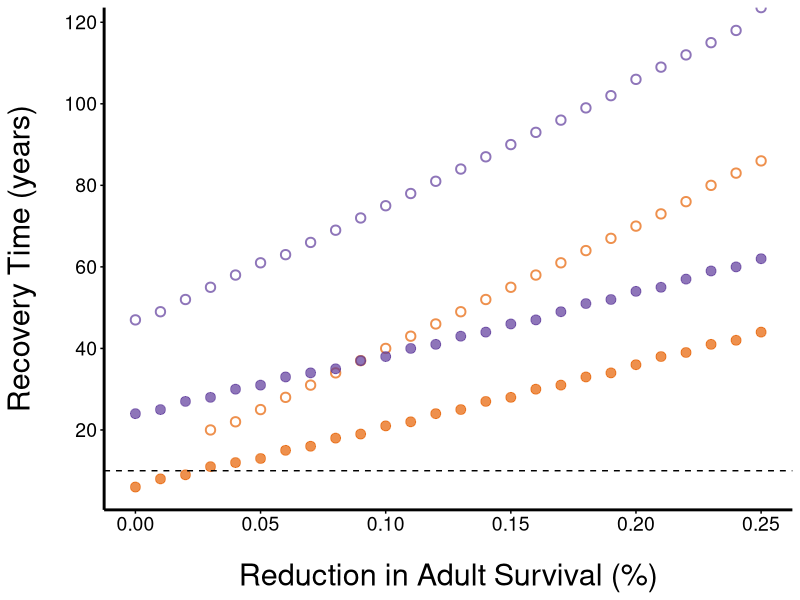

Write R code to recreate this figure.
#life table response analysis for PUMA

install.packages("ggplot2") #if not already installed
library (ggplot2)


#annual survival rates from Brown, C. R., D. A. Airola, and S. Tarof (2021). Purple Martin (Progne subis), version 2.0. In Birds of the World (P. G. Rodewald, Editor). Cornell Lab of Ornithology, Ithaca, NY, USA. https://doi-org.silk.library.umass.edu/10.2173/bow.purmar.02
surv_adult = 0.63 #annual survival of adults age 2-5 years
surv_subadult = 0.48 #annual survival of adults age 1 (subadults)
surv_fledge = 0.27 #annual survival of fledglings to first year

#clutch sizes in N. Texas from Brown, C. R. (1978c). Clutch size and reproductive success of adult and subadult Purple Martins. Southwestern Naturalist 23: 597–604.
clutch_adult = 4.97
clutch_subadult = 4.11

#egg success (probability of egg surviving to chick fledging) 
egg_success = 0.71 #average for TX and for LA from PMCA data across all years
egg_success_TX_storm = 0.67 #average egg success in 2021 for TX
egg_success_LA_storm = 0.53 #average egg success in 2021 for LA

###################################################################
###to maintain a stable population given average adult survival

#number of time steps to simulate
timesteps = 100

#initiate an empty data frame to store output
life.table = data.frame(time = 0:timesteps, n_adults = NA, n_subadults = NA, n_fledge = NA, n_eggs = NA) 

#starting adult population size
n_adult_start = 1000 
life.table$n_adults[1] <- n_adult_start

for (i in 0:timesteps) {
	#number of adults at time t=i:
		n_adults = life.table$n_adults[life.table$time==i] 
	#annual attrition in adults is equal to number of adults at time t=i minus the number of adults that survive, given annual survival rate:
		n_adult_deaths = n_adults - (n_adults * surv_adult) 
	#number of subadults needed to compensate for adult mortality given annual survival of subadults:
		n_subadults = n_adult_deaths / surv_subadult 
	#number of fledglings needed to compensate for subadult mortality given annual survival of fledglings:
		n_fledge = n_subadults / surv_fledge 
	#number of eggs produced given the # of adult and subadult pairs and their respective clutch sizes:
		n_eggs = ((n_adults/2)* clutch_adult) + ((n_subadults/2)* clutch_subadult) 
	#number of individuals in each age class at time t=i:
		life.table[life.table$time==i,] <- c(i, n_adults, n_subadults, n_fledge, n_eggs)
	#number of adults at time t=i+1 is equal to number of adults at time t=i x survival of adults plus number of subadults at t=i x survival of subadults:
		life.table$n_adults[life.table$time==i+1] <- (life.table$n_adults[life.table$time==i]* surv_adult) + (life.table$n_subadults[life.table$time==i]* surv_subadult)
}

life.table #this just demonstrates the number of individuals required in each age class to maintain a stable population over time

####################################################################################################

####to maintain a stable/growing population in TX, incorporating avereage egg success

#initiate an empty data frame to store output
life.table.TX = data.frame(time = 0:timesteps, n_adults = NA, n_subadults = NA, n_fledge = NA, n_eggs = NA) 

#now time t=1 is equal to the values needed to maintain a stable population as they were just calculated
life.table.TX[1,] <- life.table[1,] 

for (i in 1:timesteps) {
	#number of adults at time t=i is equal to number of adults at time t=i-1 x survival of adults plus number of subadults at t=i-1 x survival of subadults:
		life.table.TX$n_adults[life.table.TX$time==i] = (life.table.TX$n_adults[life.table.TX$time==i-1]* surv_adult) + (life.table.TX$n_subadults[life.table.TX$time==i-1]* surv_subadult)
	#number of subadults at time t=i is equal to number of fledglings at time t=i-1 x survival of fledglings:
		life.table.TX$n_subadults[life.table.TX$time==i] = life.table.TX$n_fledge[life.table.TX$time==i-1]* surv_fledge
	#number of eggs at time t=i is equal to number of adults at time t=i x clutch size of adults plus number of subadults at time t=i x clutch size of subadults :
		life.table.TX$n_eggs[life.table.TX$time==i] = ((life.table.TX$n_adults[life.table.TX$time==i]/2)* clutch_adult) + ((life.table.TX$n_subadults[life.table.TX$time==i]/2)* clutch_subadult) #number of eggs produced given the # of adults and 1st years and their respective clutch sizes
	#number of fledglings at time t=i is equal to number of eggs at time t=i x egg success:
		life.table.TX$n_fledge[life.table.TX$time==i] = life.table.TX$n_eggs[life.table.TX$time==i]* egg_success
}

####################################################################################################

####storm decrement in TX w/ reduced adult survival and nest success in year 1 followed by average egg success

#initiate an empty data frame to store output of time to recovery for different simulated values of adult mortality
TX_recovery <- data.frame(time=rep(NA,26), mortality=rep(NA,26))

#initiate an empty data frame to store output for each instance of adult mortality
life.table.TX.storm = data.frame(time = 0:timesteps, n_adults = NA, n_subadults = NA, n_fledge = NA, n_eggs = NA)

#now time t=1 is equal to the values needed to maintain a stable population in the initial scenario
life.table.TX.storm[1,] <- life.table.TX[1,]

for (j in 1:26) { #for 26 values of adult mortality rate ranging from 0 to 0.25
	#simulated value of adult mortality for this iteration:
		adult_storm_mortality = (j-1)*0.01
		for (i in 1:timesteps) {
			#the storm occurs in timestep t=1
			if (i==1) {
				#adult mortality is reduced at time t=1 such that the number of adults at time t=i is equal to number of adults at time t=i-1 x (annual survival of adults - mortality rate) plus number of subadults at t=i-1 x survival of subadults:
					life.table.TX.storm$n_adults[life.table.TX.storm$time==i] = (life.table.TX.storm$n_adults[life.table.TX.storm$time==i-1]* (surv_adult-adult_storm_mortality)) + (life.table.TX.storm$n_subadults[life.table.TX.storm$time==i-1]* surv_subadult)
			}
			else {
				#in all other timesteps, the number of adults at time t=i is equal to number of adults at time t=i-1 x survival of adults plus number of subadults at t=i-1 x survival of subadults:
					life.table.TX.storm$n_adults[life.table.TX.storm$time==i] = (life.table.TX.storm$n_adults[life.table.TX.storm$time==i-1]* surv_adult) + (life.table.TX.storm$n_subadults[life.table.TX.storm$time==i-1]* surv_subadult)
			}
			#number of subadults at time t=i is equal to number of fledglings at time t=i-1 x survival of fledglings:
				life.table.TX.storm$n_subadults[life.table.TX.storm$time==i] = life.table.TX.storm$n_fledge[life.table.TX.storm$time==i-1]* surv_fledge
			#number of eggs at time t=i is equal to number of adults at time t=i x clutch size of adults plus number of subadults at time t=i x clutch size of subadults :	
				life.table.TX.storm$n_eggs[life.table.TX.storm$time==i] = ((life.table.TX.storm$n_adults[life.table.TX.storm$time==i]/2)* clutch_adult) + ((life.table.TX.storm$n_subadults[life.table.TX.storm$time==i]/2)* clutch_subadult) #number of eggs produced given the # of adults and 1st years and their respective clutch sizes
			if (i==1) {
				#egg success is reduced at time t=1 such that number of fledglings at time t=i is equal to number of eggs at time t=i x egg success in TX in 2021:
				life.table.TX.storm$n_fledge[life.table.TX.storm$time==i] = life.table.TX.storm$n_eggs[life.table.TX.storm$time==i]* egg_success_TX_storm
			}
			else {
				#for all other timesteps, the number of fledglings at time t=i is equal to number of eggs at time t=i x egg success:
					life.table.TX.storm$n_fledge[life.table.TX.storm$time==i] = life.table.TX.storm$n_eggs[life.table.TX.storm$time==i]* egg_success
			}
		}
	#store the minimum number of time steps required to return to initial adult population size
		TX_recovery$time[j]<-min(life.table.TX.storm$time[which(life.table.TX.storm$n_adults>=n_adult_start & life.table.TX.storm$time>2)])-1
	#store the mortality rate for this iteration
		TX_recovery$mortality[j]<- adult_storm_mortality
}

############################################################################

###storm decrement in TX w/ reduced adult survival and nest success in year 1 followed by average egg success + second event in year 11 
TX_recovery2 <- data.frame(time=rep(NA,26), mortality=rep(NA,26))

life.table.TX.storm2 = data.frame(time = 0:timesteps, n_adults = NA, n_subadults = NA, n_fledge = NA, n_eggs = NA)
life.table.TX.storm2[1,] <- life.table.TX[1,]

for (j in 1:26) {
	adult_storm_mortality = (j-1)*0.01
	for (i in 1:timesteps) {
		if (i ==1 | i==11) {
			life.table.TX.storm2$n_adults[life.table.TX.storm2$time==i] = (life.table.TX.storm2$n_adults[life.table.TX.storm2$time==i-1]* (surv_adult-adult_storm_mortality)) + (life.table.TX.storm2$n_subadults[life.table.TX.storm2$time==i-1]* surv_subadult)
		}
		else {
			life.table.TX.storm2$n_adults[life.table.TX.storm2$time==i] = (life.table.TX.storm2$n_adults[life.table.TX.storm2$time==i-1]* surv_adult) + (life.table.TX.storm2$n_subadults[life.table.TX.storm2$time==i-1]* surv_subadult)
		}
		life.table.TX.storm2$n_subadults[life.table.TX.storm2$time==i] = life.table.TX.storm2$n_fledge[life.table.TX.storm2$time==i-1]* surv_fledge
		life.table.TX.storm2$n_eggs[life.table.TX.storm2$time==i] = ((life.table.TX.storm2$n_adults[life.table.TX.storm2$time==i]/2)* clutch_adult) + ((life.table.TX.storm2$n_subadults[life.table.TX.storm2$time==i]/2)* clutch_subadult) #number of eggs produced given the # of adults and 1st years and their respective clutch sizes
		if (i ==1 | i ==11) {
			life.table.TX.storm2$n_fledge[life.table.TX.storm2$time==i] = life.table.TX.storm2$n_eggs[life.table.TX.storm2$time==i]* egg_success_TX_storm
			}
		else {
			life.table.TX.storm2$n_fledge[life.table.TX.storm2$time==i] = life.table.TX.storm2$n_eggs[life.table.TX.storm2$time==i]* egg_success
			}
	}
TX_recovery2$time[j]<-min(life.table.TX.storm2$time[which(life.table.TX.storm2$n_adults>=n_adult_start & life.table.TX.storm2$time>2)])-1
TX_recovery2$mortality[j]<- adult_storm_mortality
}

TX_recovery2$time[TX_recovery2$time<10] <- NA




#######################################################
#to maintain a stable/growing population in LA
life.table.LA = data.frame(time = 0:timesteps, n_adults = NA, n_subadults = NA, n_fledge = NA, n_eggs = NA)
life.table.LA[1,] <- life.table[1,]

for (i in 1:timesteps) {
	life.table.LA$n_adults[life.table.LA$time==i] = (life.table.LA$n_adults[life.table.LA$time==i-1]* surv_adult) + (life.table.LA$n_subadults[life.table.LA$time==i-1]* surv_subadult)
	life.table.LA$n_subadults[life.table.LA$time==i] = life.table.LA$n_fledge[life.table.LA$time==i-1]* surv_fledge
	life.table.LA$n_eggs[life.table.LA$time==i] = ((life.table.LA$n_adults[life.table.LA$time==i]/2)* clutch_adult) + ((life.table.LA$n_subadults[life.table.LA$time==i]/2)* clutch_subadult) #maximum number of eggs produced given the number of adults and 1st years in the population and their respective clutch sizes
	life.table.LA$n_fledge[life.table.LA$time==i] = life.table.LA$n_eggs[life.table.LA$time==i]* egg_success
}


#storm decrement in LA w/ reduced adult survival
LA_recovery <- data.frame(time=rep(NA,26), mortality=rep(NA,26))

life.table.LA.storm = data.frame(time = 0:timesteps, n_adults = NA, n_subadults = NA, n_fledge = NA, n_eggs = NA)
life.table.LA.storm[1,] <- life.table.LA[1,]

for (j in 1:26) {
	adult_storm_mortality = (j-1)*0.01
	for (i in 1:timesteps) {
		if (i ==1) {
			life.table.LA.storm$n_adults[life.table.LA.storm$time==i] = (life.table.LA.storm$n_adults[life.table.LA.storm$time==i-1]* (surv_adult-adult_storm_mortality)) + (life.table.LA.storm$n_subadults[life.table.LA.storm$time==i-1]* surv_subadult)
		}
		else {
			life.table.LA.storm$n_adults[life.table.LA.storm$time==i] = (life.table.LA.storm$n_adults[life.table.LA.storm$time==i-1]* surv_adult) + (life.table.LA.storm$n_subadults[life.table.LA.storm$time==i-1]* surv_subadult)
		}
		life.table.LA.storm$n_subadults[life.table.LA.storm$time==i] = life.table.LA.storm$n_fledge[life.table.LA.storm$time==i-1]* surv_fledge
		life.table.LA.storm$n_eggs[life.table.LA.storm$time==i] = ((life.table.LA.storm$n_adults[life.table.LA.storm$time==i]/2)* clutch_adult) + ((life.table.LA.storm$n_subadults[life.table.LA.storm$time==i]/2)* clutch_subadult) #maximum number of eggs produced given the number of adults and 1st years in the population and their respective clutch sizes
		if (i ==1) {
			life.table.LA.storm$n_fledge[life.table.LA.storm$time==i] = life.table.LA.storm$n_eggs[life.table.LA.storm$time==i]* egg_success_LA_storm
			}
		else {
			life.table.LA.storm$n_fledge[life.table.LA.storm$time==i] = life.table.LA.storm$n_eggs[life.table.LA.storm$time==i]* egg_success
			}
	}
LA_recovery$time[j]<-min(life.table.LA.storm$time[which(life.table.LA.storm$n_adults>=n_adult_start & life.table.LA.storm$time>2)])-1
LA_recovery$mortality[j]<- adult_storm_mortality
}


#storm decrement in LA w/ reduced adult survival + second event in year 11 
LA_recovery2 <- data.frame(time=rep(NA,26), mortality=rep(NA,26))

timesteps = 120
life.table.LA.storm2 = data.frame(time = 0:timesteps, n_adults = NA, n_subadults = NA, n_fledge = NA, n_eggs = NA)
life.table.LA.storm2[1,] <- life.table.LA[1,]

for (j in 1:26) {
	adult_storm_mortality = (j-1)*0.01
	for (i in 1:timesteps) {
		if (i ==1 | i ==11) {
			life.table.LA.storm2$n_adults[life.table.LA.storm2$time==i] = (life.table.LA.storm2$n_adults[life.table.LA.storm2$time==i-1]* (surv_adult-adult_storm_mortality)) + (life.table.LA.storm2$n_subadults[life.table.LA.storm2$time==i-1]* surv_subadult)
		}
		else {
			life.table.LA.storm2$n_adults[life.table.LA.storm2$time==i] = (life.table.LA.storm2$n_adults[life.table.LA.storm2$time==i-1]* surv_adult) + (life.table.LA.storm2$n_subadults[life.table.LA.storm2$time==i-1]* surv_subadult)
		}
		life.table.LA.storm2$n_subadults[life.table.LA.storm2$time==i] = life.table.LA.storm2$n_fledge[life.table.LA.storm2$time==i-1]* surv_fledge
		life.table.LA.storm2$n_eggs[life.table.LA.storm2$time==i] = ((life.table.LA.storm2$n_adults[life.table.LA.storm2$time==i]/2)* clutch_adult) + ((life.table.LA.storm2$n_subadults[life.table.LA.storm2$time==i]/2)* clutch_subadult) #maximum number of eggs produced given the number of adults and 1st years in the population and their respective clutch sizes
		if (i ==1 | i ==11) {
			life.table.LA.storm2$n_fledge[life.table.LA.storm2$time==i] = life.table.LA.storm2$n_eggs[life.table.LA.storm2$time==i]* egg_success_LA_storm
			}
		else {
			life.table.LA.storm2$n_fledge[life.table.LA.storm2$time==i] = life.table.LA.storm2$n_eggs[life.table.LA.storm2$time==i]* egg_success
			}
	}
LA_recovery2$time[j]<-min(life.table.LA.storm2$time[which(life.table.LA.storm2$n_adults>=n_adult_start & life.table.LA.storm2$time>2)])-1
LA_recovery2$mortality[j]<- adult_storm_mortality
}





###############################
#plotting results

recovery <- merge(TX_recovery, TX_recovery2, by="mortality")
recovery <- merge(recovery, LA_recovery, by="mortality")
recovery <- merge(recovery, LA_recovery2, by="mortality")
names(recovery) <- c("mortality", "TX_time", "TX_time2", "LA_time", "LA_time2")

TX_col = "#E66100" #UT colors
LA_col = "#5D3A9B" #LSU colors

ggplot(recovery, aes(y=TX_time, x=mortality))+ 
	geom_point(size=3, col=TX_col, alpha=0.7)+ 
	geom_point(aes(y=TX_time2, x=mortality),size=2.5, col=TX_col, alpha=0.7, shape = 21, stroke=1)+
	geom_point(aes(y=LA_time, x=mortality), size=3, col=LA_col, alpha=0.7)+ 
	geom_point(aes(y=LA_time2, x=mortality),size=2.5, col=LA_col, alpha=0.7, shape = 21, stroke=1)+
	geom_hline(yintercept=10, lty=2) +
	xlab("Reduction in Adult Survival (%)")+
	ylab("Recovery Time (years)")+
	scale_y_continuous(breaks=seq(0,120,20)) +
	scale_linetype_manual(values=c('solid','solid'))+
	theme_minimal()+
	theme(panel.grid.major = element_blank(), panel.grid.minor = element_blank(), 
	legend.position = "none", 
	axis.text.x=element_text(size=14, colour="black"), 
	axis.text.y=element_text(size=14, colour="black"), 
	axis.title.x=element_text(size=22, colour="black", margin=margin(20,0,0,0)), 
	axis.title.y=element_text(size=22, colour="black", margin=margin(0,20,0,0)), 
	axis.ticks.x=element_line(colour="black"), 
	axis.ticks.y=element_line(colour="black"), 
	axis.line=element_line(size=1))
